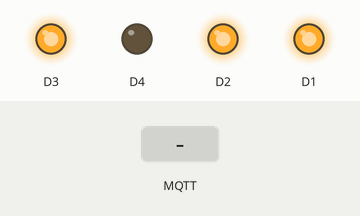
Recording of a sketch running on a simulated ESP8266 (NodeMCU). Parts: output pins drawn as LEDs (lit = HIGH, except the on-board LED, lit = LOW). The inputs (shaded band) are chosen by the test bench. WiFi joins after 1.5 s; servers stay silent unless stated; random numbers use the default seed unless the sketch sets one; no MQTT or app messages arrive unless stated; what the sketch prints to the serial monitor is not drawn.

Above: at 2.7 s.
2.8 s: MQTT message "1" arrives on the third subscribed topic
At 3.6 s:
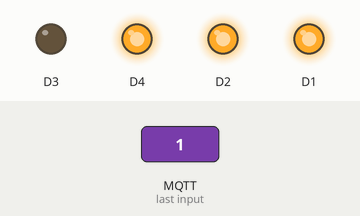
5.8 s: MQTT message "1" arrives on the second subscribed topic
At 7.3 s:
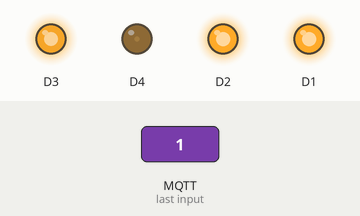
7.6 s: MQTT message "TELESERA/fan" arrives on the first subscribed topic
Timing chart, 0 to 10.6 s (numbered marks = the images above; inputs shaded):
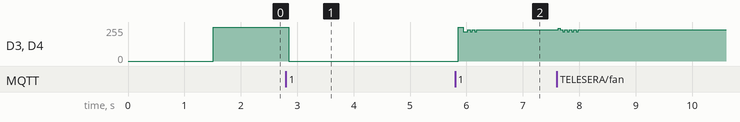

Measured:
- after the input at 2.8 s, D3, D4: 255/255 → 0/255 after 0.05 s
- after the input at 5.8 s, D3, D4: 0/255 → 255/255 after 0.05 s, → 221/255 0.09 s later, → 236/255 0.08 s later

The sketch:

Embedded_systems_lecture.ino
```cpp
#include <ESP8266WiFi.h>
#include <PubSubClient.h>
#include <Preferences.h>

Preferences pref;

/* Baglanilacak wifi ismi ve sifresini belirle */
const char* ssid = "xxxxxxxx";
const char* password = "xxxxxxxx";
const char* mqtt_server = "test.mosquitto.org";

/* Gerekli degiskenleri ve nesneleri olustur */
WiFiClient espClient;
PubSubClient client(espClient);
unsigned long lastMsg = 0;
#define MSG_BUFFER_SIZE  (50)
char msg[MSG_BUFFER_SIZE];
char fan = 0;
long long int sysTime = 0;
int delay_time = 1000;
int waiting_time = 5;
long long int waited_time = 0;
bool water_flag = 0;
int watering_time = 1000;

/* Wifi baglantisini kur */
void setup_wifi() {

  delay(10);
  WiFi.mode(WIFI_STA);
  /* Wifi ismi ve sifresiyle baglanma komutu ver */
  WiFi.begin(ssid, password);

  /* Baglanti kurulana kadar bekle */
  while (WiFi.status() != WL_CONNECTED)
  {
    delay(500);
  }
  randomSeed(micros());
}

/* MQTT bildirimi geldiginde callback fonksiyonuna gir */
void callback(char* topic, byte* payload, unsigned int length) {

  /* Topic bilgisini stringe donustur ve kaydet */
  String topics = String(topic);

  /* Anlik sulama zamani guncellemesi gelirse yapilacaklar */
  if (topics == "TELESERA/instant_watering_time")
  {
    /* '3' ile STM tarafina anlik sulama zamani gonderildigini belirt */
    Serial.print('3');
    delay_time = 0;
    /* Verileri sirasiyla gonder */
    for (int i = 0; i < length; i++)
    {
      Serial.print((char)payload[i]);
    }
    /* Anlik sulama suresini hesaplayip degiskene kaydet */
    delay_time = (payload[0] - '0') * 100;
    delay_time += (payload[1] - '0') * 10;
    delay_time += (payload[2] - '0');

    delay(50);
  }
  /* Sulama zamani guncellemesi gelirse yapilacaklar */
  else if (topics == "TELESERA/watering_time")
  {
    /* '1' ile STM tarafina sulama zamani gonderildigini belirt */
    Serial.print('1');
    /* Verileri sirasiyla gonder */
    for (int i = 0; i < length; i++)
    {
      Serial.print((char)payload[i]);
    }
    /* Sulama suresini hesaplayip degiskene kaydet */
    watering_time = (payload[0] - '0') * 10;
    watering_time += (payload[1] - '0');
    watering_time *= 1000;
    delay(50);
  }
  /* Bekleme zamani guncellemesi gelirse yapilacaklar */
  else if (topics == "TELESERA/waiting_time")
  {
    /* '2' ile STM tarafina bekleme zamani gonderildigini belirt */
    Serial.print('2');
    /* Verileri sirasiyla gonder */
    for (int i = 0; i < length; i++)
    {
      Serial.print((char)payload[i]);
    }
    /* Bekleme suresini hesaplayip degiskene kaydet */
    waiting_time = (payload[0] - '0') * 10;
    waiting_time += (payload[1] - '0');
    waiting_time *= 60;
    waiting_time *= 1000;
    /* Tekrarli sulama bayragini etkinlestir */
    water_flag = 1;
    /* Sistem zamanini degiskene kaydet */
    waited_time = millis();
    delay(50);
  }
  /* Fan bilgisi guncellemesi gelirse yapilacaklar */
  else if (topics == "TELESERA/fan")
  {
    /* Fan acma istegini stm tarafina gonder ve gecerli fan durumunu kaydet */
    Serial.print('4');
    Serial.print('0');
    Serial.print((char)payload[0]);
    fan = (char)payload[0];
    if((char)payload[0] == '1')
    {
      digitalWrite(D1, LOW);
      digitalWrite(D2, LOW);
    }
    else
    {
      digitalWrite(D1, HIGH);
      digitalWrite(D2, HIGH);
    }
    delay(50);
  }
  /* Anlik sulama guncellemesi gelirse yapilacaklar */
  else if (topics == "TELESERA/instant_watering")
  {
    /* Anlik sulama istegini stm tarafina gonder ve gecerli fan durumunu kaydet */
    Serial.print('4');
    Serial.print((char)payload[0]);
    Serial.print(fan);
    delay(50);
    if((char)payload[0] == '1')
    {
      /* Anlik sulama verisini MQTT uzerinde sifirla */
      client.publish("TELESERA/instant_watering", "0");
      digitalWrite(D3, LOW);
      digitalWrite(D4, LOW);
      delay(delay_time);
      digitalWrite(D3, HIGH);
      digitalWrite(D4, HIGH);

    }
  }
  /* Topic bilgisini sifirla */
  topics = "";
}

void reconnect() {
  /* Bglanti koparsa tekrar baglanana kadar bekle */
  while (!client.connected()) {
    /* Rastgele client ID degeri olustur */
    String clientId = "ESP8266Client-";
    clientId += String(random(0xffff), HEX);
    /* Baglanti basarili olursa asagida verilenleri yap */
    if (client.connect(clientId.c_str())) {
      /* TELESERA topic degerlerine rastgele degerleri gonder */
      client.publish("TELESERA/temp", "20");
      client.publish("TELESERA/hum", "78");
      client.publish("TELESERA/light", "56");
      client.publish("TELESERA/terr_hum", "20");
      client.publish("TELESERA/fan", "Açık");
      client.publish("TELESERA/systime", "10");
      /* TELESERA verilerine abone ol */
      client.subscribe("TELESERA/instant_watering_time");
      client.subscribe("TELESERA/watering_time");
      client.subscribe("TELESERA/waiting_time");
      client.subscribe("TELESERA/fan");
      client.subscribe("TELESERA/instant_watering");
    }
    else
    {
      delay(5000);
    }
  }
}

void setup() {
  pinMode(BUILTIN_LED, OUTPUT);
  /* 115200 baud rate ile uart iletisimini baslat */
  Serial.begin(115200);
  /* Wifi kurulum fonksiyonunu cagir */
  setup_wifi();
  /* Belirtilen port numarasi ile server i ayarla */
  client.setServer(mqtt_server, 1883);
  client.setCallback(callback);

  pinMode(D1, OUTPUT);
  pinMode(D2, OUTPUT);
  pinMode(D3, OUTPUT);
  pinMode(D4, OUTPUT);

  digitalWrite(D1, HIGH);
  digitalWrite(D2, HIGH);
  digitalWrite(D3, HIGH);
  digitalWrite(D4, HIGH);
}

/* Verileri uart ile almak ve gondermek icin gerekli degiskenleri olustur */
int counter = 0;
char gelenVeri[3];
int sayac = 0;
char mqtt_message[2];

void loop() {
  /* Client e baglanana kadar bekle */
  if (!client.connected()) {
    if (counter < 3)
    {
      counter++;
      reconnect();
    }
  }
  client.loop();

  if(water_flag)
  {
    if(millis() >= (waited_time + waiting_time))
    {
      digitalWrite(D3, LOW);
      digitalWrite(D4, LOW);
      delay(watering_time);
      digitalWrite(D3, HIGH);
      digitalWrite(D4, HIGH);
      waited_time = millis();
    }
  }

  /* STM tarafindan veri geldiginde asadika verilenleri yap */
  if (Serial.available() > 0)
    {
      /* STM tarafindan gelen verileri oku */
      gelenVeri[sayac] = Serial.read();
      sayac++;
      if(sayac == 3)
      {
        sayac = 0;
        /* Ne verisi geldigini anlamak icin ilk byte i kontrol et */
        if(gelenVeri[0] == 123)
        {
          /* Gelen verileri ascii 0 degeriyle toplayarak karakterlere donustur ve diziye kaydet */
          mqtt_message[0] = '0' + gelenVeri[1];
          mqtt_message[1] = '0' + gelenVeri[2];
          /* Kaydedilen veriyi server a gonder */
          client.publish("TELESERA/terr_hum", mqtt_message);
        }
        /* Ne verisi geldigini anlamak icin ilk byte i kontrol et */
        else if(gelenVeri[0] == 124)
        {
          /* Gelen verileri ascii 0 degeriyle toplayarak karakterlere donustur ve diziye kaydet */
          mqtt_message[0] = '0' + gelenVeri[1];
          mqtt_message[1] = '0' + gelenVeri[2];
          /* Kaydedilen veriyi server a gonder */
          client.publish("TELESERA/light", mqtt_message);
        }
        /* Ne verisi geldigini anlamak icin ilk byte i kontrol et */
        else if(gelenVeri[0] == 125)
        {
          /* Gelen verileri ascii 0 degeriyle toplayarak karakterlere donustur ve diziye kaydet */
          mqtt_message[0] = '0' + gelenVeri[1];
          mqtt_message[1] = '0' + gelenVeri[2];
          /* Kaydedilen veriyi server a gonder */
          client.publish("TELESERA/hum", mqtt_message);
        }
        /* Ne verisi geldigini anlamak icin ilk byte i kontrol et */
        else if(gelenVeri[0] == 126)
        {
          /* Gelen verileri ascii 0 degeriyle toplayarak karakterlere donustur ve diziye kaydet */
          mqtt_message[0] = '0' + gelenVeri[1];
          mqtt_message[1] = '0' + gelenVeri[2];
          /* Kaydedilen veriyi server a gonder */
          client.publish("TELESERA/temp", mqtt_message);
        }
      }
   }
}

void publishInt(int val, char label1[11])
{
  char label[11] = "TELESERA/";
  char val1[3];
  char result[27];
  strcat(result, label);
  strcat(result, label1);
  snprintf(val1, sizeof(val1), "%d", val);

  client.publish(result, val1);
}
```
